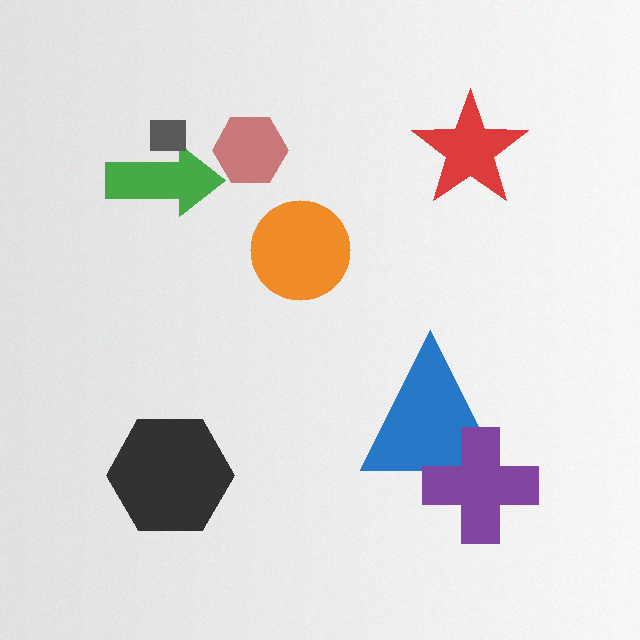
#> input picture input/s2.png, 640 x 640 px
$ python generalizedHoughTransform.py input/s1.png input/s2.png
#> lines starting #> are read from the running program, lines starting #| are printed output that depends on the picture; after the words box and inside, x2 and y2 are one past the last pixel; in counts of white or black regions, pixels touching at a corner belong together
import argparse
import os
import sys
import cv2
import numpy as np
import matplotlib.pyplot as plt


def _quantize_angle(deg, bin_size):
    """Quantize an angle in degrees to the nearest bin and wrap to [0, 360)."""
    return (int(np.round(deg / bin_size)) * bin_size) % 360


def buildingReferenceTable(template_gray, template_edges, theta_bin=1):
    """
    Build the R-Table (Reference Table) for the Generalized Hough Transform.

    This function calculates continuous gradients on the grayscale template to obtain
    accurate edge orientations, while restricting the reference point calculations
    exclusively to the spatial coordinates defined by the binary edge map. For each
    edge pixel, it computes the spatial vector (radial distance 'r' and angle 'alpha')
    relative to the template's centroid and indexes it by its quantized gradient orientation.

    Parameters:
    template_gray (numpy.ndarray): The grayscale template image used for continuous gradient calculation.
    template_edges (numpy.ndarray): The binary edge map (e.g., Canny output) used as a spatial mask.
    theta_bin (int): Angular bin size in degrees for quantizing gradient orientations.
                     A value of 1 reproduces the original per-degree behavior; larger
                     values (e.g. 5) add tolerance and improve robustness to noise.

    Returns:
    dict: The Reference Table mapping quantized gradient orientations (0-359 degrees)
          to a list of (r, alpha) tuples pointing to the template's centroid.
    """

    # Convertiamo in scala di grigi se non lo è già
    if len(template_gray.shape) == 3:
        template_gray = cv2.cvtColor(template_gray, cv2.COLOR_BGR2GRAY)

    Ix, Iy = sobel_filter(template_gray)
    G, theta = gradient_intensity(Ix, Iy)

    edge_pixels = np.argwhere(template_edges > 0)

    # FIX: il punto di riferimento è il BARICENTRO dei pixel di bordo (come dichiarato
    # nel README), non il centro geometrico dell'immagine. Fallback al centro geometrico
    # se per qualche motivo non ci sono bordi.
    if len(edge_pixels) > 0:
        xc = int(np.round(edge_pixels[:, 0].mean()))
        yc = int(np.round(edge_pixels[:, 1].mean()))
    else:
        xc, yc = template_gray.shape[0] // 2, template_gray.shape[1] // 2

    # Initialize the reference table
    reference_table = {}
    for x, y in edge_pixels:
        r = np.sqrt((xc - x)**2 + (yc - y)**2)
        alpha = np.arctan2(yc - y, xc - x)

        orientation = _quantize_angle(np.degrees(theta[x, y]), theta_bin)
        if orientation not in reference_table:
            reference_table[orientation] = []
        reference_table[orientation].append((r, alpha))
    return reference_table


def calculate_accumulator(image_gray, image_edges, reference_table, scales=[1.0], rotations=[0.0], theta_bin=1):
    """
    Calculate the accumulator array for the given image and reference table.

    Parameters:
    image_gray (numpy.ndarray): The input grayscale image.
    image_edges (numpy.ndarray): The Canny edges map.
    reference_table (dict): The reference table.
    scales (list): List of scale factors.
    rotations (list): List of rotation angles in degrees.
    theta_bin (int): Angular bin size in degrees (must match the value used to build the R-Table).

    Returns:
    numpy.ndarray: The accumulator array.
    """
    Ix, Iy = sobel_filter(image_gray)
    G, theta = gradient_intensity(Ix, Iy)

    # FIX: controllo robusto del caso 2D (non dipende dall'identità esatta delle liste).
    is_2d = (len(scales) == 1 and len(rotations) == 1
             and scales[0] == 1.0 and rotations[0] == 0.0)

    # Initialize the accumulator array
    if is_2d:
        accumulator = np.zeros_like(image_gray, dtype=np.float64)
    else:
        accumulator = np.zeros((image_gray.shape[0], image_gray.shape[1], len(scales), len(rotations)), dtype=np.float64)

    # Get the indices of the edge pixels
    edge_pixels = np.argwhere(image_edges > 0)

    # Get the orientation for all edge pixels, quantized to the chosen angular bin
    deg = np.degrees(theta[edge_pixels[:, 0], edge_pixels[:, 1]])
    orientations = (np.round(deg / theta_bin).astype(int) * theta_bin) % 360
    unique_orientations = np.unique(orientations)

    scales_ary = np.array(scales)

    for o in unique_orientations:
        # Mask for edge pixels with orientation `o`
        mask = orientations == o
        pixels = edge_pixels[mask]

        r_list = []
        alpha_new_list = []
        r_idx_list = []

        for r_idx, phi_deg in enumerate(rotations):
            # Calculate the expected template orientation (snapped to the angular bin)
            o_tpl = (int(np.round((o - phi_deg) / theta_bin)) * theta_bin) % 360
            if o_tpl in reference_table:
                r_alpha = np.array(reference_table[o_tpl])
                r = r_alpha[:, 0]
                alpha = r_alpha[:, 1]

                # Apply rotation to alpha
                phi_rad = np.radians(phi_deg)
                alpha_new = alpha + phi_rad

                r_list.append(r)
                alpha_new_list.append(alpha_new)
                r_idx_list.append(np.full(len(r), r_idx, dtype=int))

        if not r_list:
            continue

        # Concatenate all valid vectors across all rotations
        r_cat = np.concatenate(r_list)
        alpha_new_cat = np.concatenate(alpha_new_list)
        r_idx_cat = np.concatenate(r_idx_list)

        # Apply scales (broadcasting over S scales and K vectors)
        # r_new: shape (S, K)
        r_new = r_cat[None, :] * scales_ary[:, None]
        # alpha_new_expanded: shape (S, K)
        alpha_new_expanded = np.broadcast_to(alpha_new_cat[None, :], r_new.shape)

        # Calculate dx and dy for all reference points across all scales and rotations
        dx = (r_new * np.cos(alpha_new_expanded)).astype(int)
        dy = (r_new * np.sin(alpha_new_expanded)).astype(int)

        # Broadcast to calculate candidate center points for all pixels matching orientation `o`
        # pixels: (N, 2), dx/dy: (S, K) -> xc/yc: (N, S, K)
        xc = pixels[:, 0, None, None] + dx[None, :, :]
        yc = pixels[:, 1, None, None] + dy[None, :, :]

        xc = xc.ravel()
        yc = yc.ravel()

        if is_2d:
            valid_mask = (xc >= 0) & (xc < image_gray.shape[0]) & (yc >= 0) & (yc < image_gray.shape[1])
            np.add.at(accumulator, (xc[valid_mask], yc[valid_mask]), 1)
        else:
            # Create s_idx array: shape (S, K)
            s_idx_cat = np.arange(len(scales))[:, None]
            s_idx_cat = np.broadcast_to(s_idx_cat, dx.shape)

            # Expand r_idx_cat: shape (S, K)
            r_idx_expanded = np.broadcast_to(r_idx_cat[None, :], dx.shape)

            # Broadcast indices to match (N, S, K)
            s_idx_final = np.broadcast_to(s_idx_cat[None, :, :], (len(pixels), len(scales), len(r_cat))).ravel()
            r_idx_final = np.broadcast_to(r_idx_expanded[None, :, :], (len(pixels), len(scales), len(r_cat))).ravel()

            valid_mask = (xc >= 0) & (xc < image_gray.shape[0]) & (yc >= 0) & (yc < image_gray.shape[1])
            np.add.at(accumulator, (xc[valid_mask], yc[valid_mask], s_idx_final[valid_mask], r_idx_final[valid_mask]), 1)

    return accumulator


def find_best_match(accumulator, scales=[1.0], rotations=[0.0]):
    """
    Find the location with the highest vote in the accumulator.

    Parameters:
    accumulator (numpy.ndarray): The accumulator array.
    scales (list): List of scale factors.
    rotations (list): List of rotation angles in degrees.

    Returns:
    tuple: The location with the highest vote (x, y, scale, rotation).
    """
    best_matched_center = np.unravel_index(accumulator.argmax(), accumulator.shape)
    if accumulator.ndim == 2:
        return (best_matched_center[0], best_matched_center[1], scales[0], rotations[0])
    else:
        return (best_matched_center[0], best_matched_center[1], scales[best_matched_center[2]], rotations[best_matched_center[3]])


def find_all_matches(accumulator, threshold_ratio=0.8, scales=[1.0], rotations=[0.0]):
    """
    Find all locations with votes in the accumulator.

    Parameters:
    accumulator (numpy.ndarray): The accumulator array.
    threshold_ratio (float): The threshold ratio for finding all matches.
    scales (list): List of scale factors.
    rotations (list): List of rotation angles in degrees.

    Returns:
    list: The locations with votes, each as (x, y, scale, rotation).
    """
    threshold = threshold_ratio * np.max(accumulator)
    matched_centers = np.argwhere(accumulator >= threshold)

    results = []
    if accumulator.ndim == 2:
        for c in matched_centers:
            results.append((c[0], c[1], scales[0], rotations[0]))
    else:
        for c in matched_centers:
            results.append((c[0], c[1], scales[c[2]], rotations[c[3]]))

    return results


def convolution_padding(image, kernel):
    """
    Convolve an image with a kernel using OpenCV.

    Parameters:
    image (numpy.ndarray): The input image.
    kernel (numpy.ndarray): The kernel.

    Returns:
    numpy.ndarray: The convolved image.
    """
    # PERFORMANCE OPTIMIZATION:
    # Replacing manual nested loops with cv2.filter2D.
    #
    # Why:
    # 1. Manual loops in Python are extremely slow for pixel-wise operations because
    #    each iteration incurs high interpreter overhead.
    # 2. cv2.filter2D is implemented in C++ and highly optimized using SIMD (Single Instruction, Multiple Data)
    #    and multi-threading where possible.
    # 3. This change can lead to a speedup of 100x-1000x for typical image sizes.

    # Original manual implementation (commented for reference):
    # kernel_height, kernel_width = kernel.shape
    # pad_height, pad_width = kernel_height // 2, kernel_width // 2
    # padded_image = np.pad(image, ((pad_height, pad_height), (pad_width, pad_width)), mode='constant', constant_values=0)
    # output = np.zeros_like(image, dtype=np.float64)
    # for x in range(image.shape[0]):
    #     for y in range(image.shape[1]):
    #         region = padded_image[x:x + kernel_height, y:y + kernel_width]
    #         output[x, y] = np.sum(region * kernel)

    # The optimized implementation below preserves the exact same behavior:
    # - borderType=cv2.BORDER_CONSTANT with value 0 handles the padding like np.pad.
    # - cv2.filter2D performs cross-correlation, matching the manual logic of multiplying the kernel with the region without flipping it.
    output = cv2.filter2D(image.astype(np.float64), -1, kernel, borderType=cv2.BORDER_CONSTANT)
    return output


def sobel_filter(image):
    """
    Apply Sobel filter to the image.

    Parameters:
    image (numpy.ndarray): The input image.

    Returns:
    tuple: The gradients in the x and y directions.
    """
    Kx = np.array([[-1, 0, 1], [-2, 0, 2], [-1, 0, 1]], dtype=np.float64)
    Ky = np.array([[1, 2, 1], [0, 0, 0], [-1, -2, -1]], dtype=np.float64)

    Ix = convolution_padding(image, Kx)
    Iy = convolution_padding(image, Ky)

    return Ix, Iy


def gradient_intensity(Ix, Iy):
    """
    Calculate the gradient intensity of the image.

    Parameters:
    Ix (numpy.ndarray): The gradient in the x direction.
    Iy (numpy.ndarray): The gradient in the y direction.

    Returns:
    tuple: The gradient intensity and the orientation.
    """
    G = np.hypot(Ix, Iy)
    # FIX: evita la divisione per zero su immagini uniformi (G.max() == 0).
    gmax = G.max()
    if gmax > 0:
        G = G / gmax * 255
    theta = np.arctan2(Iy, Ix)
    return (G, theta)


def plotBestMatches(image, template, accumulator, matched_centers, best_match, output_path='output/output.png'):
    """
    Plot the original image, template, accumulator, and matched locations.

    Parameters:
    image (numpy.ndarray): The original image.
    template (numpy.ndarray): The template.
    accumulator (numpy.ndarray): The accumulator array.
    matched_centers (list): The matched centers.
    best_match (tuple): The best matched center.
    output_path (str): Where to save the resulting figure.
    """
    fig, ax = plt.subplots(2, 2, figsize=(10, 10))

    ax[0, 0].imshow(image, cmap='gray')
    ax[0, 0].set_title('Original Image')

    ax[0, 1].imshow(template, cmap='gray')
    ax[0, 1].set_title('Template')

    if accumulator.ndim >= 3:
        # Display the maximum vote across all extra dimensions for each pixel
        ax[1, 0].imshow(np.max(accumulator, axis=tuple(range(2, accumulator.ndim))), cmap='hot')
    else:
        ax[1, 0].imshow(accumulator, cmap='hot')
    ax[1, 0].set_title('Accumulator')

    ax[1, 1].imshow(image, cmap='gray')
    for center in matched_centers:
        ax[1, 1].scatter(center[1], center[0], s=100, c='green', marker='x')
    ax[1, 1].scatter(best_match[1], best_match[0], s=100, c='red', marker='x')

    title = f'Matched Locations\nBest: scale={best_match[2]}, rot={best_match[3]}°' if len(best_match) >= 4 else 'Matched Locations'
    ax[1, 1].set_title(title)

    # FIX: crea la cartella di output se non esiste.
    os.makedirs(os.path.dirname(output_path) or '.', exist_ok=True)
    plt.savefig(output_path)

    # FIX: chiama plt.show() solo se il backend è interattivo (evita errori in headless).
    if matplotlib_is_interactive():
        plt.show()
    plt.close(fig)


def matplotlib_is_interactive():
    """Return True if the current matplotlib backend supports an interactive display."""
    import matplotlib
    backend = matplotlib.get_backend().lower()
    non_interactive = ('agg', 'pdf', 'ps', 'svg', 'cairo', 'template')
    return not any(backend.startswith(b) for b in non_interactive)


if __name__ == "__main__":
    # Create the parser
    parser = argparse.ArgumentParser(description="Generalized Hough Transform")

    # Add the arguments
    parser.add_argument('mainImageName', type=str, help='The main image file name')
    parser.add_argument('referenceImageName', type=str, help='The reference image file name')
    parser.add_argument('--threshold_ratio', type=float, default=0.8, help='The threshold ratio for finding all matches')
    parser.add_argument('--scales', type=float, nargs='+', default=[1.0], help='List of scales to use (default: 1.0)')
    parser.add_argument('--rotations', type=float, nargs='+', default=[0.0], help='List of rotations in degrees to use (default: 0.0)')

    # Soglie per Canny Edge Detector
    parser.add_argument('--canny_low', type=int, default=100, help='Low threshold for Canny edge detector (default: 100)')
    parser.add_argument('--canny_high', type=int, default=200, help='High threshold for Canny edge detector (default: 200)')

    # NUOVO: tolleranza angolare per il matching degli orientamenti
    parser.add_argument('--theta_bin', type=int, default=1,
                        help='Angular bin size in degrees for orientation matching. '
                             '1 = original per-degree behavior; larger (e.g. 5) adds robustness (default: 1)')

    # NUOVO: sintassi a range (START STOP STEP) per generare automaticamente la lista
    # di scale o rotazioni. Pratico quando servono griglie fitte (es. tutto il giro
    # con passo 5°). La semantica e' np.arange: STOP escluso, come Python.
    # Se passato, ha precedenza sulla lista esplicita corrispondente.
    parser.add_argument('--rotations_range', type=float, nargs=3,
                        metavar=('START', 'STOP', 'STEP'), default=None,
                        help='Generate rotations as np.arange(START, STOP, STEP). '
                             'STOP is exclusive (e.g. 0 360 5 -> 0,5,...,355). '
                             'If provided, overrides --rotations.')
    parser.add_argument('--scales_range', type=float, nargs=3,
                        metavar=('START', 'STOP', 'STEP'), default=None,
                        help='Generate scales as np.arange(START, STOP, STEP). '
                             'STOP is exclusive (e.g. 0.8 1.3 0.1 -> 0.8,0.9,1.0,1.1,1.2). '
                             'If provided, overrides --scales.')

    # Parse the arguments
    args = parser.parse_args()

    # NUOVO: se sono stati forniti i range, li espando in liste con np.arange.
    # I valori prodotti hanno precedenza sulle liste esplicite (--rotations / --scales).
    if args.rotations_range is not None:
        start, stop, step = args.rotations_range
        if step == 0:
            sys.exit("Errore: --rotations_range richiede STEP diverso da 0.")
        if (stop - start) * step <= 0:
            sys.exit(f"Errore: --rotations_range incoerente (START={start}, STOP={stop}, STEP={step}). "
                     f"STEP deve avere lo stesso segno di STOP-START.")
        rotations = np.arange(start, stop, step).tolist()
    else:
        rotations = args.rotations

    if args.scales_range is not None:
        start, stop, step = args.scales_range
        if step == 0:
            sys.exit("Errore: --scales_range richiede STEP diverso da 0.")
        if (stop - start) * step <= 0:
            sys.exit(f"Errore: --scales_range incoerente (START={start}, STOP={stop}, STEP={step}). "
                     f"STEP deve avere lo stesso segno di STOP-START.")
        scales = np.arange(start, stop, step).tolist()
    else:
        scales = args.scales

    # Echo riassuntivo: utile in demo per vedere la dimensione effettiva dello spazio di ricerca.
    if len(scales) > 1 or len(rotations) > 1:
        print(f"Spazio di ricerca: {len(scales)} scale x {len(rotations)} rotazioni "
              f"= {len(scales) * len(rotations)} combinazioni.")

    mainImageName = args.mainImageName
    referenceImageName = args.referenceImageName

    referenceImage = cv2.imread(referenceImageName)
#> referenceImage is the input picture: shape (640, 640, 3); mean B, G, R 219.4, 219.1, 221.9
    mainImage = cv2.imread(mainImageName)
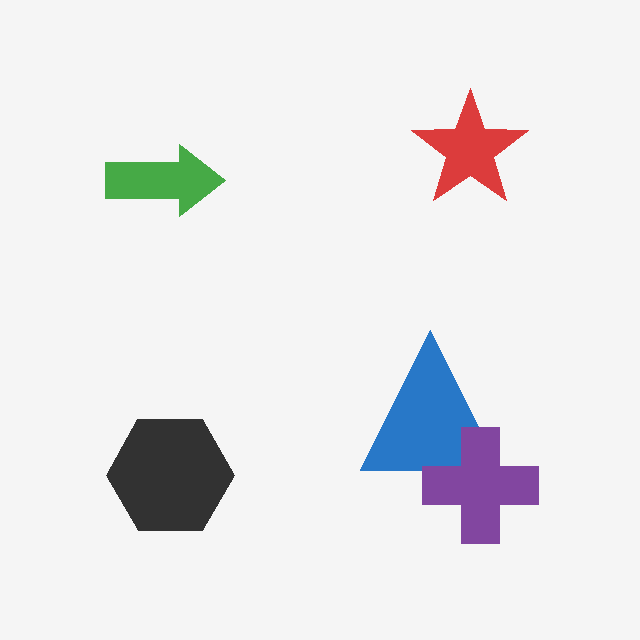
#> input picture input/s1.png, 640 x 640 px
#> mainImage is the input picture: shape (640, 640, 3); mean B, G, R 233.3, 231, 231.2

    # FIX: controllo esplicito sul caricamento delle immagini con messaggi chiari.
    if referenceImage is None:
        sys.exit(f"Errore: impossibile leggere l'immagine di riferimento '{referenceImageName}'. "
                 f"Verifica il percorso e il formato del file.")
    if mainImage is None:
        sys.exit(f"Errore: impossibile leggere l'immagine principale '{mainImageName}'. "
                 f"Verifica il percorso e il formato del file.")

    # FIX: cv2.imread restituisce immagini in BGR, quindi la conversione corretta è BGR2GRAY.
    referenceImage = cv2.cvtColor(referenceImage, cv2.COLOR_BGR2GRAY)
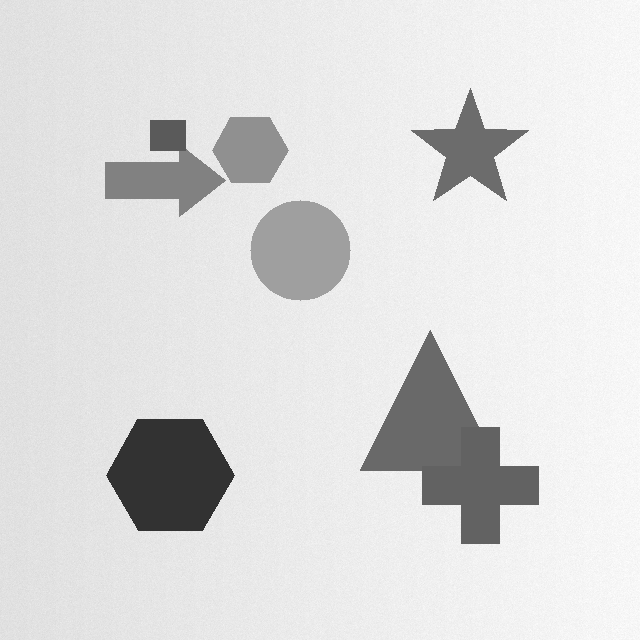
#> referenceImage: shape (640, 640); min 50, max 254, mean 220
    mainImage = cv2.cvtColor(mainImage, cv2.COLOR_BGR2GRAY)
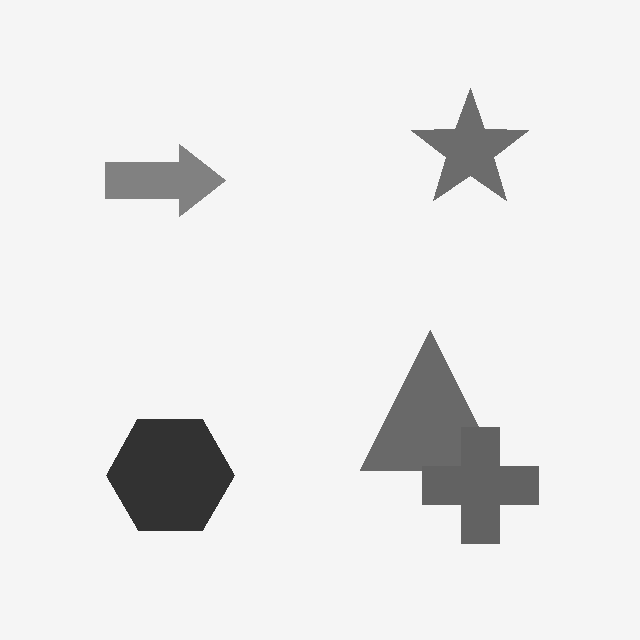
#> mainImage: shape (640, 640); min 50, max 245, mean 231.3

    # Perform edge detection on the images using CLI parameters
    template = cv2.Canny(referenceImage, args.canny_low, args.canny_high)
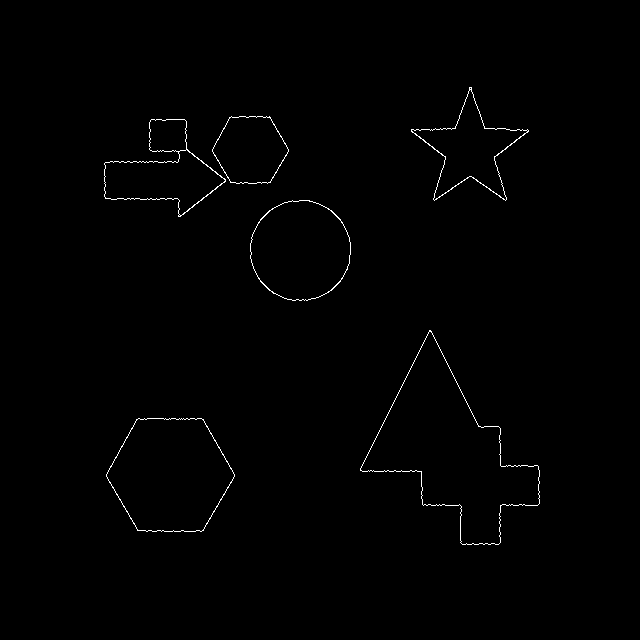
#> template: shape (640, 640); 0.62% white in thin lines or dots, all inside (x1, y1, x2, y2) = (104, 87, 540, 545)
    image = cv2.Canny(mainImage, args.canny_low, args.canny_high)
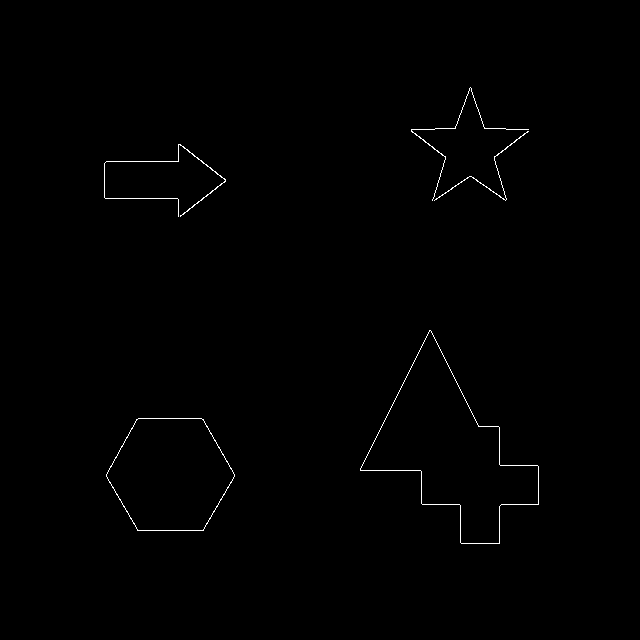
#> image: shape (640, 640); 0.45% white in thin lines or dots, all inside (x1, y1, x2, y2) = (104, 87, 539, 544)

    reference_table = buildingReferenceTable(referenceImage, template, theta_bin=args.theta_bin)
#> (the rest of the program and of its run is left out)
